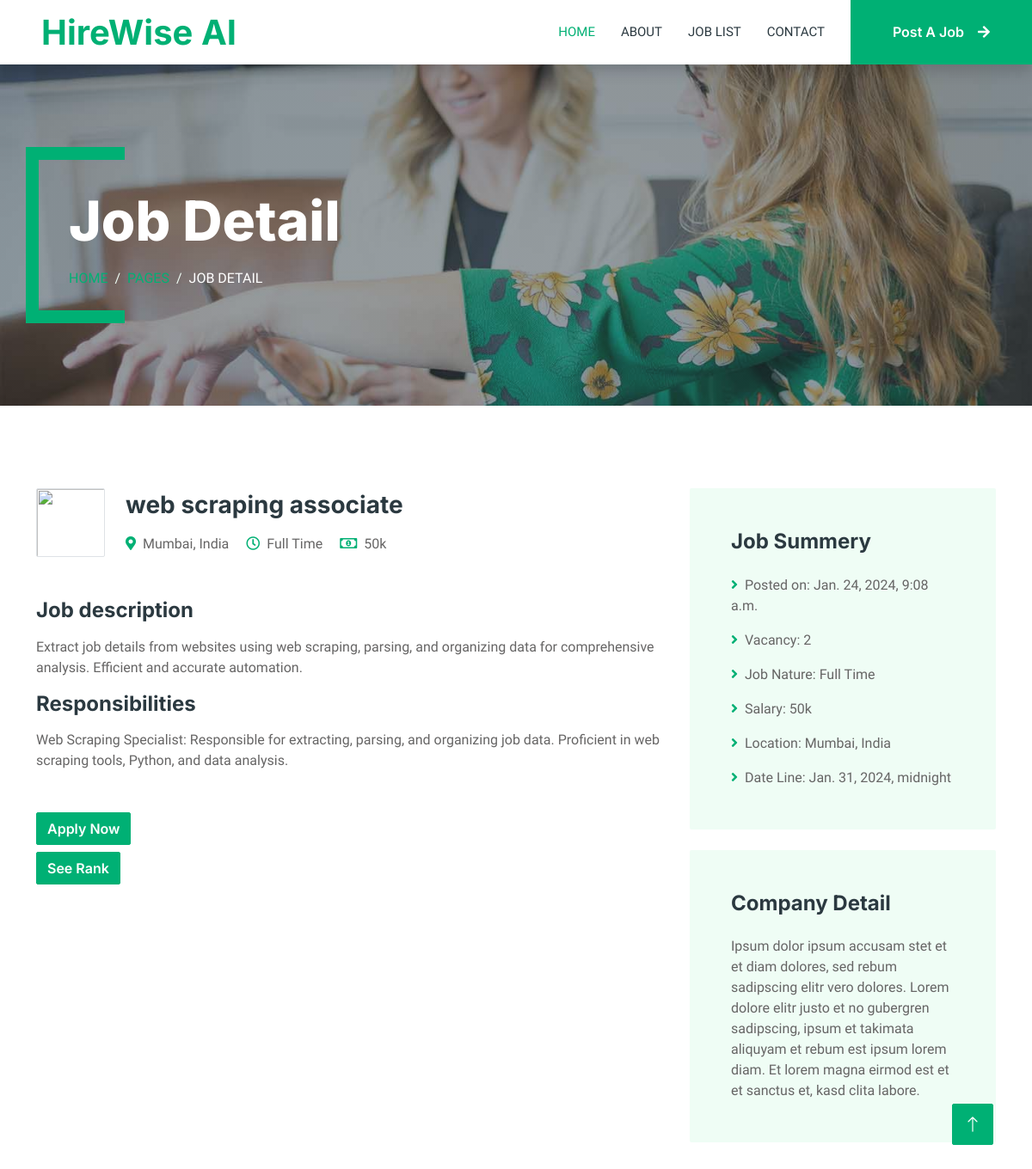
The page /job-single/4/ on the database its author committed.
### my_site/models.py (models this page shows, shortened)
class Post_job(models.Model):
    user = models.ForeignKey(settings.AUTH_USER_MODEL, on_delete = models.CASCADE, null = True, editable = False, blank = True)
    title = models.CharField(max_length = 100)
    company_name = models.CharField(max_length = 200)
    employment_status = models.CharField(choices = JOB_TYPE, max_length = 20)
    vacancy = models.CharField(max_length = 10, null = True)
    gender = models.CharField(choices = GENDER, max_length = 10, null = True)
    details = models.TextField()
    responsibilities = models.TextField()
    experience = models.CharField(max_length = 100)
    other_benefits = models.CharField(max_length = 100)
    job_location = models.CharField(max_length = 100)
    salary = models.CharField(max_length = 20, null = True, blank = True)
    image = models.ImageField(blank=True, upload_to='my_site/images', null=True)
    datepost = models.DateTimeField(default=timezone.now)
    application_deadline = models.DateTimeField(null=True, blank=True)

### my_site/views.py (the view)
# urls.py: path('job-single/<int:id>/', job_single, name="job_single"),
def job_single(request, id):
    job_query = Post_job.objects.get(id=id)
    context = {
        'q': job_query,
    }
    return render(request, "my_site/job-single.html", context)

### my_site/templates/my_site/job-single.html (shortened to what this page needs)
{%extends 'my_site/index.html'%}
        {%block body%}
        <div class="container-xxl py-5 bg-dark page-header mb-5">
            <div class="container my-5 pt-5 pb-4">
                <h1 class="display-3 text-white mb-3 animated slideInDown">Job Detail</h1>
                <nav aria-label="breadcrumb">
                    <ol class="breadcrumb text-uppercase">
                        <li class="breadcrumb-item"><a href="#">Home</a></li>
                        <li class="breadcrumb-item"><a href="#">Pages</a></li>
                        <li class="breadcrumb-item text-white active" aria-current="page">Job Detail</li>
                    </ol>
                </nav>
            </div>
        </div>
        <div class="container-xxl py-5 wow fadeInUp" data-wow-delay="0.1s">
            <div class="container">
                <div class="row gy-5 gx-4">
                    <div class="col-lg-8">
                        <div class="d-flex align-items-center mb-5">
                            <img class="flex-shrink-0 img-fluid border rounded" src="/media/{{q.image}}" alt="" style="width: 80px; height: 80px;">
                            <div class="text-start ps-4">
                                <h3 class="mb-3">{{q.title}}</h3>
                                <span class="text-truncate me-3"><i class="fa fa-map-marker-alt text-primary me-2"></i>{{q.job_location}}</span>
                                <span class="text-truncate me-3"><i class="far fa-clock text-primary me-2"></i>{{q.employment_status}}</span>
                                <span class="text-truncate me-0"><i class="far fa-money-bill-alt text-primary me-2"></i>{{q.salary}}</span>
                            </div>
                        </div>
                        <div class="mb-5">
                            <h4 class="mb-3">Job description</h4>
                            <p>{{q.details}}</p>
                            <h4 class="mb-3">Responsibilities</h4>
                            <p>{{q.responsibilities}}</p>
                        </div>
                        <div class="">
                            <a href="{%url 'applyjob' id=q.id %}" class="btn btn-primary">Apply Now</a>
                            <div class="col-6">
                                <a href="{% url 'ranking' id=q.id %}" class="btn btn-block btn-primary btn-md my-2">See Rank</a>
                            </div>
                        </div>
                    </div>
                    <div class="col-lg-4">
                        <div class="bg-light rounded p-5 mb-4 wow slideInUp" data-wow-delay="0.1s">
                            <h4 class="mb-4">Job Summery</h4>
                            <p><i class="fa fa-angle-right text-primary me-2"></i>Posted on: {{q.datepost}}</p>
                            <p><i class="fa fa-angle-right text-primary me-2"></i>Vacancy: {{q.vacancy}}</p>
                            <p><i class="fa fa-angle-right text-primary me-2"></i>Job Nature: {{q.employment_status}}</p>
                            <p><i class="fa fa-angle-right text-primary me-2"></i>Salary: {{q.salary}}</p>
                            <p><i class="fa fa-angle-right text-primary me-2"></i>Location: {{q.job_location}}</p>
                            <p class="m-0"><i class="fa fa-angle-right text-primary me-2"></i>Date Line: {{q.application_deadline}}</p>
                        </div>
                        <div class="bg-light rounded p-5 wow slideInUp" data-wow-delay="0.1s">
                            <h4 class="mb-4">Company Detail</h4>
                            <p class="m-0">Ipsum dolor ipsum accusam stet et et diam dolores, sed rebum sadipscing elitr vero dolores. Lorem dolore elitr justo et no gubergren sadipscing, ipsum et takimata aliquyam et rebum est ipsum lorem diam. Et lorem magna eirmod est et et sanctus et, kasd clita labore.</p>
                        </div>
                    </div>
                </div>
            </div>
        </div>
        {% endblock %}

### my_site/static/my_site/css/style.css (style rules this page uses)
:root { --primary: #00B074; --secondary: #2B9BFF; --light: #EFFDF5; --dark: #2B3940; }
.btn { font-family: 'Inter', sans-serif; font-weight: 600; transition: .5s; }
.btn.btn-primary, .btn.btn-secondary { color: #FFFFFF; }
.header-carousel .container, .page-header .container { position: relative; padding: 45px 0 45px 35px; border-left: 15px solid var(--primary); }
.header-carousel .container::before, .header-carousel .container::after, .page-header .container::before, .page-header .container::after { position: absolute; content: ""; top: 0; left: 0; width: 100px; height: 15px; background: var(--primary); }
.header-carousel .container::after, .page-header .container::after { top: 100%; margin-top: -15px; }
.page-header { background: linear-gradient(rgba(43, 57, 64, .5), rgba(43, 57, 64, .5)), url(../img/carousel-1.jpg) center center no-repeat; background-size: cover; }
.breadcrumb-item + .breadcrumb-item::before { color: var(--light); }

### rows shown on the page
Post_job: title "web scraping associate", job_location "Mumbai, India", employment_status "Full Time", salary "50k", details "Extract job details from websites using web scraping, parsing, and organizing data for comprehensive analysis. Efficient and accurate automation.", responsibilities "Web Scraping Specialist: Responsible for extracting, parsing, and organizing job data. Proficient in web scraping tools, Python, and data analysis.", datepost "Jan. 24, 2024, 9:08 a.m.", vacancy "2", application_deadline "Jan. 31, 2024, midnight"
